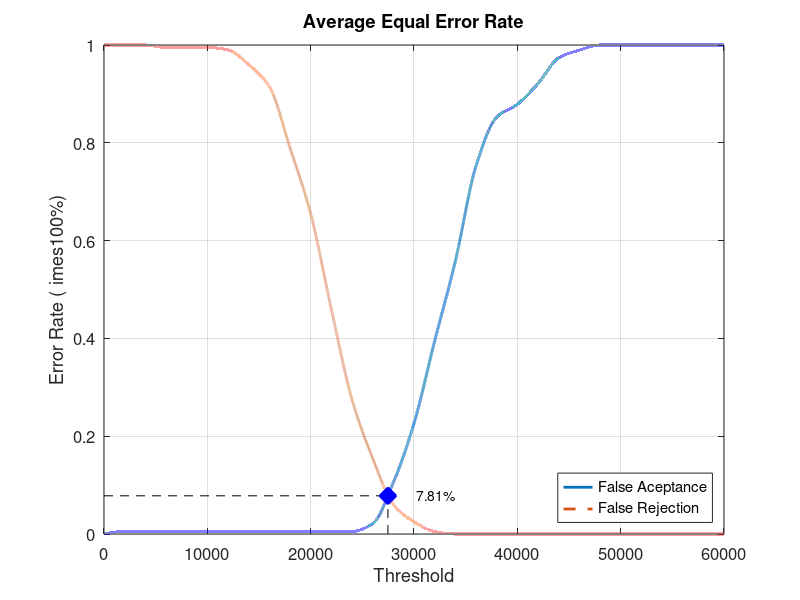
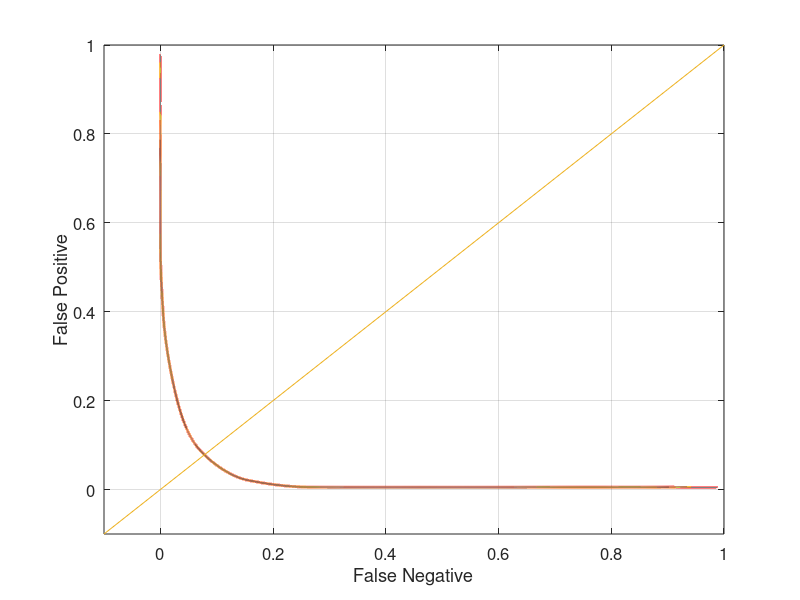

These charts were generated, in order, by the following MATLAB code:
close all;
clear;
clc;
x = 0:2000:60000;
xq = 0:0.5:60000;

y0 = [0 0.00526316 0.00526316 0.00526316 0.00526316 0.00526316 0.00526316 0.00526316 0.00526316 0.00526316 0.00526316 0.00526316 0.00526316 0.0210526 0.105263 0.226316 0.394737 0.557895 0.752632 0.852632 0.878947 0.921053 0.973684 0.989474 1 1 1 1 1 1 1]
yy0 = interp1(x, y0, xq, 'pchip');
y1 = [1 1 1 0.995 0.995 0.995 0.99 0.96 0.915 0.79 0.655 0.46 0.275 0.155 0.06 0.025 0.005 0 0 0 0 0 0 0 0 0 0 0 0 0 0]
yy1 = interp1(x, y1, xq, 'pchip');

% Calculating EER: 
y2 = abs(y0 - y1);
find(y2 == min(y2))
yy2 = abs(yy0 - yy1);
xEER = find(yy2 == min(yy2));
xEERIndex = xq(xEER) % X-axis EER
yEER = yy0(xEER) % Y-axis EER

main = figure
plot(xq, yy0,'-','LineWidth', 2);	hold on
plot(xq, yy1,'--','LineWidth', 2);	hold on
plot([xEERIndex xEERIndex], [0 yEER], 'k--');	hold on
plot([0 xEERIndex], [yEER yEER], 'k--');	hold on
plot(xEERIndex, yEER, 'bx', 'LineWidth', 10);	hold on
text(xEERIndex + 10 * xEERIndex / 100, yEER, [num2str(round((10000 * yEER)) / 100) '%'])
legend('False Aceptance', 'False Rejection', 'Location', 'SouthEast')
xlabel('Threshold')
ylabel('Error Rate (	imes100%)')
title('Average Equal Error Rate')
set(gca, 'FontSize', 12)
axis([0 60000 0 1])
grid on

print(main, 'Database3_1Main', '-dpng');
FNRxFPR = figure('Color', [1 1 1]);
plot(yy1, yy0, '-', yy1, yy0, 'LineWidth', 2);
hold on
y = -0.1:0.1:1
plot(y, y); 
set(gca, 'FontSize', 12)
xlabel('False Negative')
ylabel('False Positive')
axis([-0.1 1 -0.1 1])
set(gca, 'FontSize', 12)
grid on

print(FNRxFPR, 'Database3_1FNRxFPR','-dpng');
